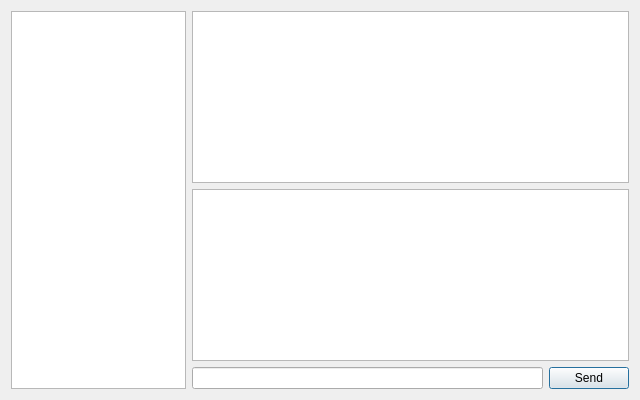
<?xml version="1.0" encoding="UTF-8"?>
<ui version="4.0">
 <class>LobbyDialog</class>
 <widget class="QDialog" name="LobbyDialog">
  <property name="geometry">
   <rect>
    <x>0</x>
    <y>0</y>
    <width>640</width>
    <height>400</height>
   </rect>
  </property>
  <property name="windowTitle">
   <string>Dialog</string>
  </property>
  <layout class="QGridLayout" name="gridLayout">
   <item row="2" column="2">
    <widget class="QPushButton" name="pbSend">
     <property name="text">
      <string>Send</string>
     </property>
    </widget>
   </item>
   <item row="2" column="1">
    <widget class="QLineEdit" name="leMessage"/>
   </item>
   <item row="1" column="1" colspan="2">
    <widget class="QTextEdit" name="teHistory"/>
   </item>
   <item row="0" column="0" rowspan="3">
    <widget class="QListView" name="lvUsers">
     <property name="maximumSize">
      <size>
       <width>175</width>
       <height>16777215</height>
      </size>
     </property>
    </widget>
   </item>
   <item row="0" column="1" colspan="2">
    <widget class="QGraphicsView" name="graphicsView"/>
   </item>
  </layout>
 </widget>
 <resources/>
 <connections/>
</ui>
